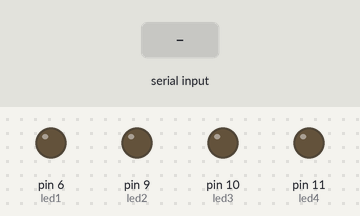
Bench run of a sketch on a simulated Arduino Mega 2560, built with avr-gcc and run on an emulated ATmega2560. Shown: output pins drawn as LEDs (lit = HIGH). The inputs (shaded band) are chosen by the test bench.

Above: at 1.2 s.
1.3 s: "5" received over the second serial link
At 2.5 s:
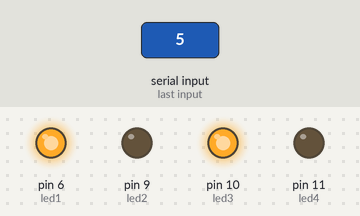
2.8 s: "4" received over the second serial link
At 3.9 s:
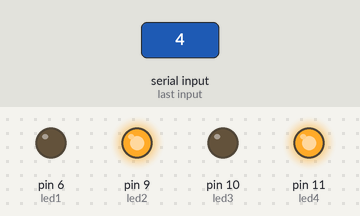
4.3 s: "3" received over the second serial link
At 5.0 s:
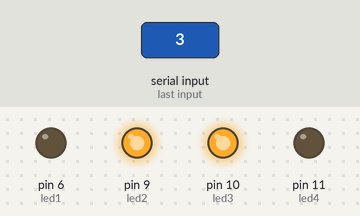
5.8 s: "2" received over the second serial link
At 6.1 s:
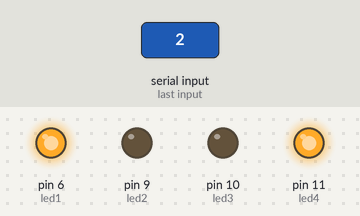
7.3 s: "1" received over the second serial link
At 8.5 s:
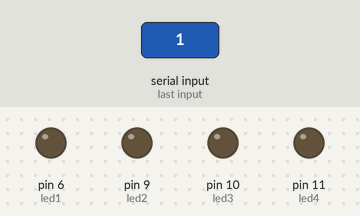
Timing chart, 0 to 9.8 s (numbered marks = the images above; inputs shaded):
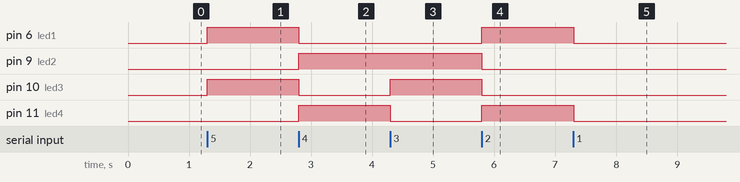

Measured:
- after the input at 1.3 s, pin 6 (led1), pin 10 (led3): LOW → HIGH at once
- after the input at 2.8 s, pin 6 (led1), pin 10 (led3): HIGH → LOW at once; pin 9 (led2), pin 11 (led4): LOW → HIGH at once
- after the input at 4.3 s, pin 10 (led3): LOW → HIGH at once; pin 11 (led4): HIGH → LOW at once
- after the input at 5.8 s, pin 6 (led1), pin 11 (led4): LOW → HIGH at once; pin 9 (led2), pin 10 (led3): HIGH → LOW at once
- after the input at 7.3 s, pin 6 (led1), pin 11 (led4): HIGH → LOW at once

The sketch:

Sensor_de_inclinacion_movi.ino
```cpp
int led1=6;
int led2=9;
int led3=10;
int led4=11;
int vel = 255;
int estado='g';

void setup(){
  Serial3.begin(9600);
  pinMode(led1,OUTPUT);
  pinMode(led2,OUTPUT);
  pinMode(led3,OUTPUT);
  pinMode(led4,OUTPUT);
                  }

void loop(){
 if(Serial3.available()>0){
 estado = Serial3.read();
 }


 if (estado =='5'){
   digitalWrite(led1,HIGH);
   digitalWrite(led2,0);
   digitalWrite(led3,HIGH);
   digitalWrite(led4,0);
  }
  if (estado =='4'){//delante
   digitalWrite(led1,LOW);
   digitalWrite(led2,HIGH);
   digitalWrite(led3,LOW);
   digitalWrite(led4,HIGH);
  }
  if (estado =='3'){
   digitalWrite(led1,LOW);
   digitalWrite(led2,HIGH);
   digitalWrite(led3,HIGH);
   digitalWrite(led4,LOW);
  }
  if (estado =='2'){//izq
   digitalWrite(led1,HIGH);
   digitalWrite(led2,LOW);
   digitalWrite(led3,LOW);
   digitalWrite(led4,HIGH);
  }
  if (estado =='1'){
   digitalWrite(led1,LOW);
   digitalWrite(led2,LOW);
   digitalWrite(led3,LOW);
   digitalWrite(led4,LOW);
  }


}
```
